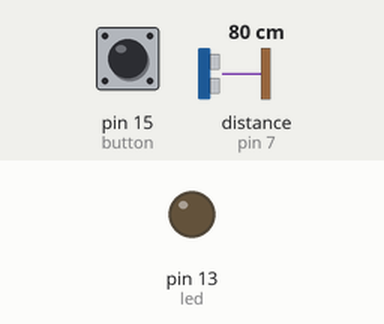
Bench run of a program on a simulated Raspberry Pi (header pin numbers). On the bench: output pins drawn as LEDs (lit = HIGH). Dashed ring = blinking. The test bench sets the inputs (shaded band); at power-on: distance to the obstacle (sensor on pin 7) 80 cm, pin 15 (button) HIGH. The echo pulse lasts 58.3 µs per cm; the clock reads 2024-03-15 10:24:30 at power-on unless the program sets it; files the program writes start out absent; pins used as bus, display or sensor lines are not drawn; what the program prints to the terminal is not drawn.

Above: at 1.2 s.
1.3 s: distance to the obstacle (sensor on pin 7) set to 11 cm
2.8 s: distance to the obstacle (sensor on pin 7) set to 8 cm
At 3.2 s:
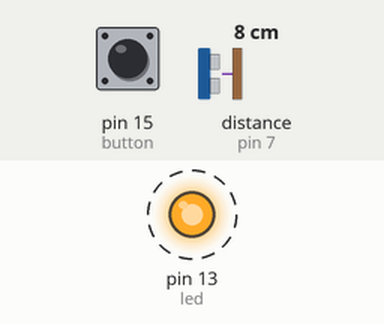
5.8 s: pin 15 (button) pulled LOW for 0.25 s
Timing chart, 0 to 14.8 s (numbered marks = the images above; inputs shaded):
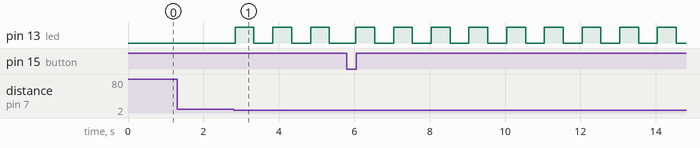

Measured:
- the behaviour switches between 10 and 9 cm on distance to the obstacle (sensor on pin 7) (found by bisection; images 0 and 1)
- after the input at 1.3 s, every drawn part: stays the same
- after the input at 2.8 s, pin 13 (led): alternates HIGH for 0.50 s and LOW for 0.50 s, starting at once

The program:

alarm.py
```python
#!/usr/bin/python

import RPi.GPIO as GPIO
import time
import datetime

GPIO.setmode(GPIO.BOARD)

alarmActivated = False
start = 0
end = 0
elapsed = 0

#ultrasoon
TRIG = 11
ECHO = 7
GPIO.setup(TRIG, GPIO.OUT)
GPIO.setup(ECHO, GPIO.IN)

#led
led = 13
GPIO.setup(led, GPIO.OUT)
GPIO.output(led, False)

#button
button = 15
GPIO.setup(button, GPIO.IN, pull_up_down=GPIO.PUD_UP)

def alarmListen():
    GPIO.output(TRIG, False)
    time.sleep(0.2)
    GPIO.output(TRIG, True)
    time.sleep(0.00001)
    GPIO.output(TRIG, False)
    while GPIO.input(ECHO) == 0:
        pulse_start = time.time()
    while GPIO.input(ECHO) == 1:
        pulse_end = time.time()
    pulse_duration = pulse_end - pulse_start
    distance = pulse_duration * 17150
    distance = round(distance, 2)
    #print(distance)
    if (distance <= 10):
	writeLogFile()
	return True
    return False

def activateAlarm():
    alarmActivated = True
    setLed(True)

def setLed(on):
    if (on == True):
	GPIO.output(led, True)
	time.sleep(0.5)
	GPIO.output(led, False)
	time.sleep(0.5)
    else:
	GPIO.output(led, False)

def writeLogFile():
    #timeAlarm = datetime.datetime.now().strftime("%I:%M%p on %B %d, %Y") + "\n"
    f = open('ActivatedAlarmTimes.log', 'a')
    #f.write(timeAlarm)
    f.write(time.strftime("%d-%m-%y %H:%M:%S \n"))
    f.close
    #print("time of alarm: ", timeAlarm)

def resetAlarm():
    global alarmActivated
    print("alarm reset")
    alarmActivated = False
    setLed(False)

def listenButton(self):
    global start
    global end
    elapsed = 0
    if GPIO.input(button) == 1:
	start = time.time()
    if GPIO.input(button) == 0:
	end = time.time()
	elapsed = end - start
	#print(elapsed)
	if(elapsed >= 5) and (alarmActivated == True):
	    elapsed = 0
	    resetAlarm()


GPIO.add_event_detect(button, GPIO.BOTH, callback=listenButton, bouncetime=300)

try:
   while(True):
	if (alarmActivated == False):
	    alarmActivated = alarmListen()
        else:
	    activateAlarm()

except KeyboardInterrupt:
    print("exiting program")
    GPIO.cleanup()
```
